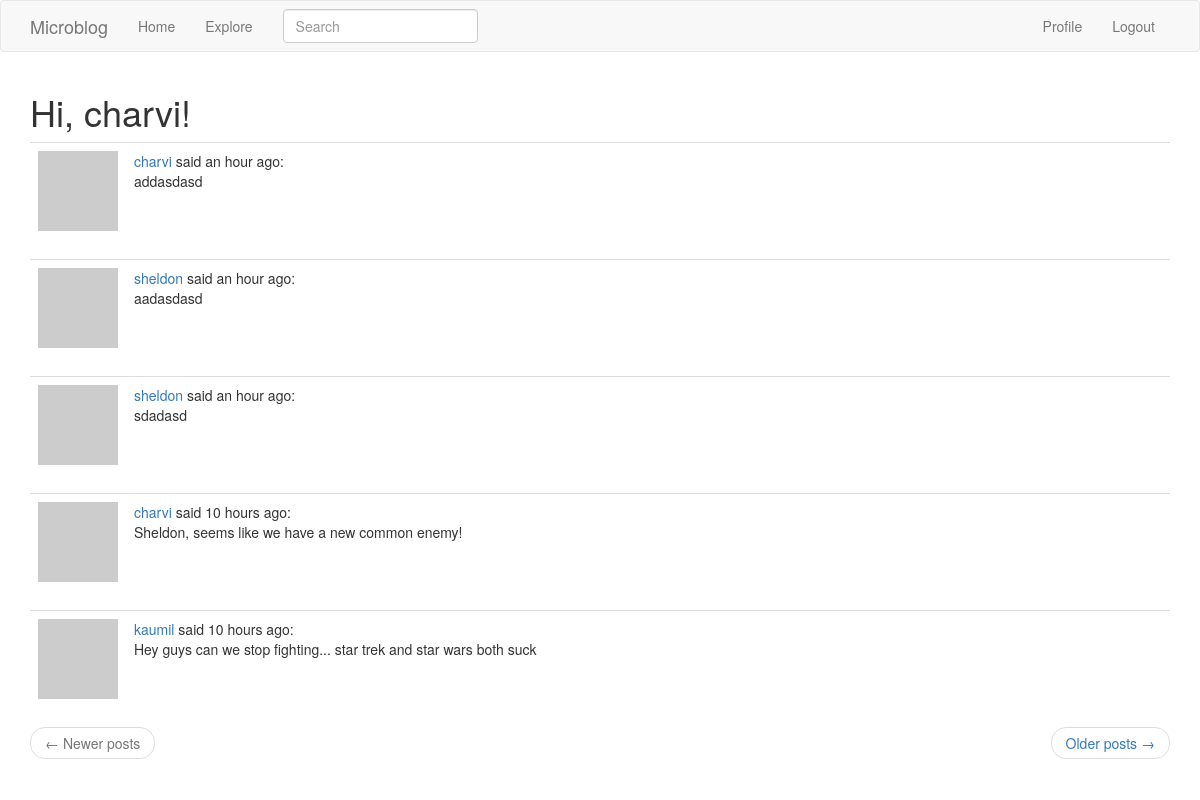
The app's page /explore (signed in) with its own data.
### app/sql/models.py (models this page shows, shortened)
class User(UserMixin,db.Model):
    id = db.Column(db.Integer, primary_key=True)
    username = db.Column(db.String(64), index=True, unique=True)
    email = db.Column(db.String(120),index=True, unique=True)
    password_hash = db.Column(db.String(128))
    posts = db.relationship('Post',backref='author',lazy='dynamic')
    about_me = db.Column(db.String(140))
    last_seen = db.Column(db.DateTime,default=datetime.utcnow)
    followed = db.relationship(
        'User',secondary=followers,
        primaryjoin=(followers.c.follower_id==id),
        secondaryjoin=(followers.c.followed_id==id),
        backref=db.backref('followers',lazy='dynamic'),
        lazy='dynamic'
    )
    def avatar(self,size):
        digest = md5(self.email.lower().encode('utf-8')).hexdigest()
        return f'https://www.gravatar.com/avatar/{digest}?d=identicon&s={size}'

class SearchableMixin(object):
    @classmethod
    def before_commit(cls,session):
        session._changes = {
            "add": list(session.new),
            "update": list(session.dirty),
            "delete": list(session.deleted)
        }
    @classmethod
    def after_commit(cls,session):
        for obj in session._changes['add']:
            if isinstance(obj, SearchableMixin):
                add_to_index(obj.__tablename__,obj)
        for obj in session._changes['update']:
            if isinstance(obj, SearchableMixin):
                add_to_index(obj.__tablename__,obj)
        for obj in session._changes['delete']:
            if isinstance(obj,SearchableMixin):
                remove_from_index(obj.__tablename__,obj)
        session._changes = None

class Post(SearchableMixin,db.Model):
    __searchable__ = ['body']
    id = db.Column(db.Integer,primary_key=True)
    body = db.Column(db.String(140))
    timestamp = db.Column(db.DateTime,index=True,default=datetime.utcnow)
    user_id = db.Column(db.Integer,db.ForeignKey('user.id'))

### app/main/routes.py (the view)
@bp.route('/explore')
@login_required
def explore():
    page = request.args.get('page',1,type=int)
    posts = Post.query.order_by(Post.timestamp.desc()).paginate(page,current_app.config['POSTS_PER_PAGE'],False)
    next_url = url_for('main.explore',page=posts.next_num) if posts.has_next else None
    prev_url = url_for('main.explore',page=posts.prev_num) if posts.has_prev else None
    return render_template('index.html',title='Explore',posts=posts.items,next_url=next_url,prev_url=prev_url)

### app/main/forms.py
class SearchForm(FlaskForm):
    q = StringField("Search",validators=[DataRequired()])
    def __init__(self, *args, **kwargs):
        if 'formdata' not in kwargs:
            kwargs['formdata'] = request.args
        if 'csrf_enabled' not in kwargs:
            kwargs['csrf_enabled'] = False
        super(SearchForm,self).__init__(*args,**kwargs)

### app/main/routes.py (called while the page is built)
@bp.before_app_request
def before_request():
    if current_user.is_authenticated:
        current_user.last_seen = datetime.utcnow()
        db.session.commit()
        g.search_form = SearchForm()

### app/sql/models.py (called while the page is built)
@login.user_loader
def load_user(id):
    return User.query.get(int(id))

### app/main/templates/index.html (shortened to what this page needs)
{% extends "base.html" %}
{% import 'bootstrap/wtf.html' as wtf %}
{% block app_content %}
    <h1>Hi, {{ current_user.username }}!</h1>
    {% for post in posts %}
        {% include '_post.html' %}
    {% endfor %}
    <nav aria-label="...">
        <ul class="pager">
            <li class="previous{% if not prev_url %} disabled{% endif %}">
                <a href="{{ prev_url or '#' }}">
                    <span aria-hidden="true">&larr;</span> Newer posts
                </a>
            </li>
            <li class="next{% if not next_url %} disabled{% endif %}">
                <a href="{{ next_url or '#' }}">
                    Older posts <span aria-hidden="true">&rarr;</span>
                </a>
            </li>
        </ul>
    </nav>
{% endblock %}

### app/templates/_post.html
    <table class="table table-hover">
        <tr>
            <td width="70px">
                <a href="{{ url_for('main.user', username=post.author.username) }}">
                    <img src="{{ post.author.avatar(70) }}" />
                </a>
            </td>
            <td>
                <a href="{{ url_for('main.user', username=post.author.username) }}">
                    {{ post.author.username }}
                </a>
                said {{ moment(post.timestamp).fromNow() }}:
                <br>
                {{ post.body }}
            </td>
        </tr>
    </table>

### records on screen
User: username "charvi"
Post: author.username "charvi", timestamp "an hour ago", body "addasdasd"
Post: author.username "sheldon", timestamp "an hour ago", body "aadasdasd"
Post: author.username "sheldon", timestamp "an hour ago", body "sdadasd"
Post: author.username "charvi", timestamp "10 hours ago", body "Sheldon, seems like we have a new common enemy!"
Post: author.username "kaumil", timestamp "10 hours ago", body "Hey guys can we stop fighting... star trek and star wars both suck"
